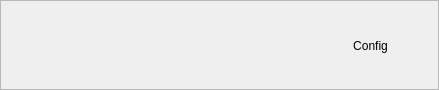
<?xml version="1.0" encoding="UTF-8"?>
<ui version="4.0">
 <class>Frame</class>
 <widget class="QFrame" name="Frame">
  <property name="geometry">
   <rect>
    <x>0</x>
    <y>0</y>
    <width>439</width>
    <height>90</height>
   </rect>
  </property>
  <property name="windowTitle">
   <string>Frame</string>
  </property>
  <property name="frameShape">
   <enum>QFrame::StyledPanel</enum>
  </property>
  <property name="frameShadow">
   <enum>QFrame::Raised</enum>
  </property>
  <widget class="QWidget" name="widget" native="true">
   <property name="geometry">
    <rect>
     <x>20</x>
     <y>10</y>
     <width>141</width>
     <height>81</height>
    </rect>
   </property>
   <property name="styleSheet">
    <string notr="true">image: url(:/logo/logo_tNETacle.png);</string>
   </property>
  </widget>
  <widget class="QPushButton" name="pushButton">
   <property name="geometry">
    <rect>
     <x>320</x>
     <y>30</y>
     <width>101</width>
     <height>31</height>
    </rect>
   </property>
   <property name="text">
    <string>Config</string>
   </property>
   <property name="flat">
    <bool>true</bool>
   </property>
  </widget>
 </widget>
 <resources>
  <include location="../share/img/client.qrc"/>
 </resources>
 <connections/>
</ui>
